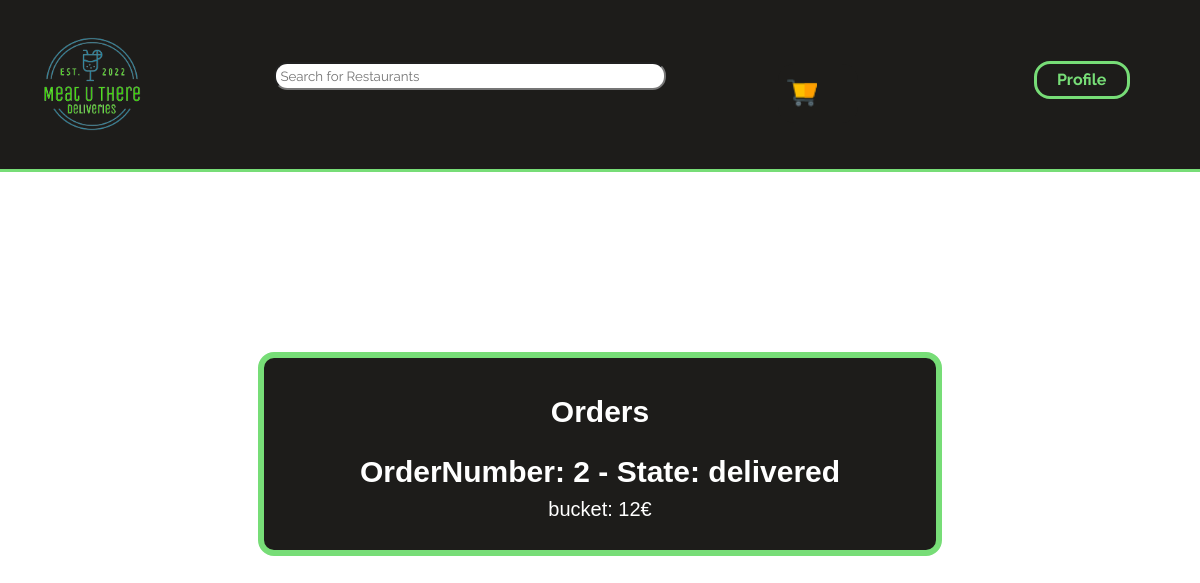
Before: /orders.php (signed in) with the older database file.
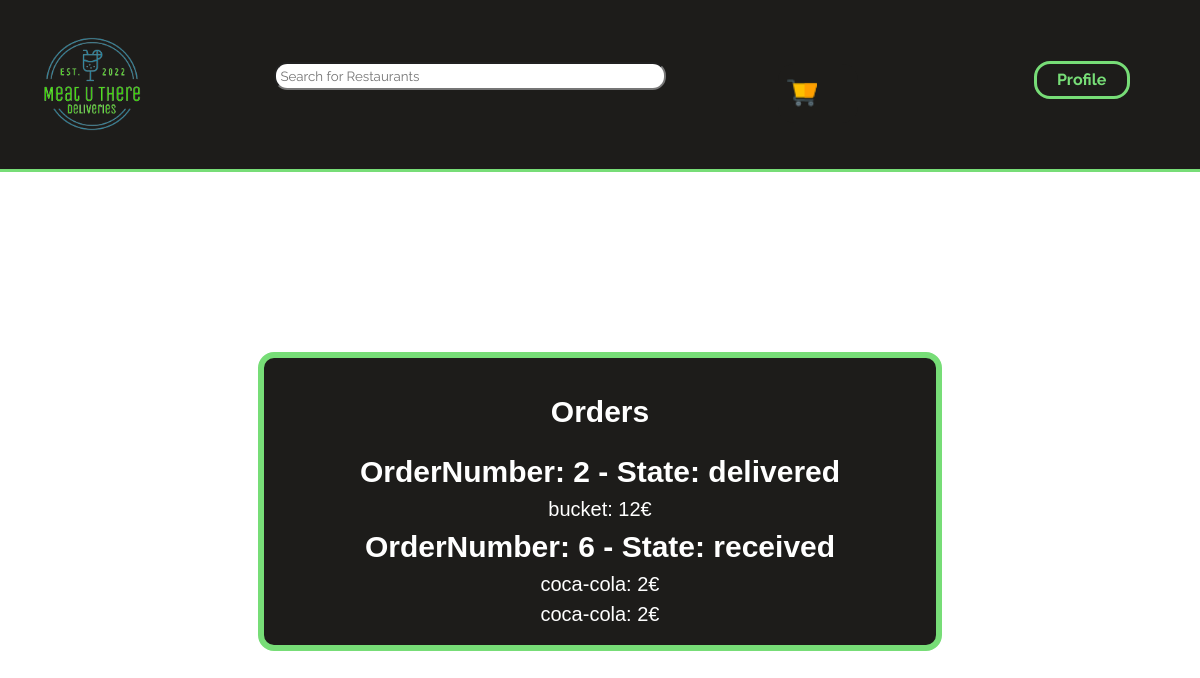
After: the same page with the newer database file.
### tables this page shows
CREATE TABLE Request(
    idRequest INTEGER PRIMARY KEY,
    orderState VARCHAR,
    idUser REFERENCES User
);

CREATE TABLE RequestDishes(
    idRequestDish INTEGER,
    idRequest INTEGER REFERENCES Request ON DELETE CASCADE,
    idDish INTEGER REFERENCES Dish ON DELETE CASCADE,
    PRIMARY KEY(idRequestDish)
);

CREATE TABLE Dish(
    idDish INTEGER PRIMARY KEY AUTOINCREMENT,
    name VARCHAR,
    price INTEGER,
    idDishCategory INTEGER REFERENCES DishCategory,
    idRestaurant INTEGER REFERENCES Restaurant
);

### database/users.php (called while the page is built, shortened)
<?php
    function getUserInfo($db){
        $stmt = $db->prepare('SELECT *
                              FROM User
                              WHERE username=:username');
        $stmt->bindParam(':username',$_SESSION['username']);
        $stmt->execute();
        $stmt = $stmt->fetch();
        return $stmt;
    }
?>

### database/restaurants.php (called while the page is built, shortened)
<?php
    function getDishInfo($db,$dish_id){
        $stmt = $db->prepare('  SELECT *
                                FROM Dish
                                WHERE idDish=:idDish');
        $stmt->bindParam(':idDish',$dish_id);
        $stmt->execute();
        $stmt = $stmt->fetch();
        return $stmt;
    }
    function getRequests($db,$user_id){
        $stmt = $db->prepare('SELECT *
                              FROM Request WHERE idUser=:user_id');
        $stmt->bindParam(':user_id',$user_id);
        $stmt->execute();
        $stmt = $stmt->fetchAll();
        return $stmt;
    }
    function getRequestDishes($db,$idRequest){
        $stmt = $db->prepare('SELECT idDish
                              FROM RequestDishes WHERE idRequest=:idRequest');
        $stmt->bindParam(':idRequest',$idRequest);
        $stmt->execute();
        $stmt = $stmt->fetchAll();
        return $stmt;
    }
?>

### orders.php (the view, shortened to what this page needs)
<?php
    require_once("templates/common.php");
    require_once("database/connection.php");
    require_once("database/restaurants.php");
    require_once("database/users.php");
    $db=getDatabaseConnection();
    $userInfo = getUserInfo($db,$_SESSION["username"]);
    $requests = getRequests($db,$userInfo['idUser']);
?>
<menu>
    <h2>Orders</h2>
    <ul>
    <?php foreach($requests as $request){ ?>
            <ul id="OrderNumber"><h1>OrderNumber: <?=$request['idRequest']?> - <?="State: ".$request['orderState']?></h1>
                <?php $requestDishes = getRequestDishes($db,$request['idRequest'])?>
                <?php foreach($requestDishes as $dish){?>
                <li>
                    <?php $dishInfo = getDishInfo($db, $dish['idDish']) ?>
                    <p><?=$dishInfo['name']?>:<?=" ".$dishInfo['price']?>€</p>
                </li>
                <?php } ?>
            <ul>
        <?php } ?>
    </ul>
</menu>

Changed rows visible on the page:
added request: idRequest "6", orderState "received"
added requestdishes: idDish.name "coca-cola", idDish.price "2", shown under "6"
added requestdishes: idDish.name "coca-cola", idDish.price "2", shown under "6"
